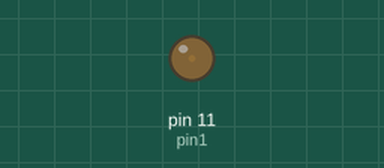
A sketch run on a simulated Arduino Uno, built with avr-gcc and run on an emulated ATmega328P. Parts: output pins drawn as LEDs (lit = HIGH).

Above: at 0.05 s.
At 2.3 s:
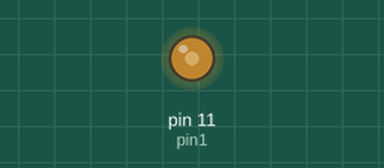
At 4.6 s:
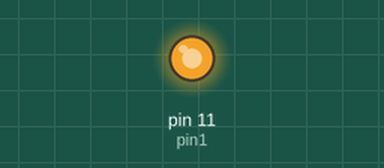
At 9.2 s:
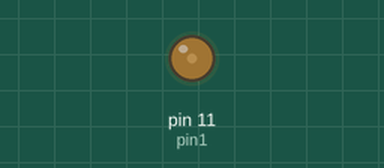
Timing chart, 0 to 13.3 s (numbered marks = the images above):
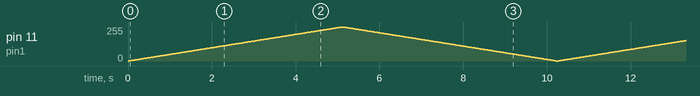

The sketch:

fading.ino
```cpp
int pin1=11;
void setup() {
  pinMode(pin1,OUTPUT);


}

void loop() {
  for(int i=0;i<=255;i++){
  analogWrite(pin1,i);
  delay(20);
  }
  for(int i=255;i>=0;i--){
  analogWrite(pin1,i);
  delay(20);
  }

}
```
